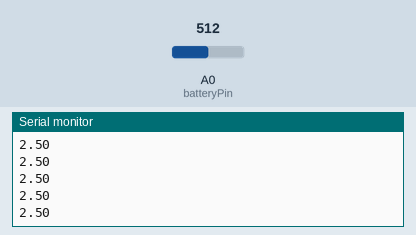
A sketch run on a simulated Arduino Uno, built with avr-gcc and run on an emulated ATmega328P. On the bench: the last lines printed to the serial monitor. The test bench sets the inputs (shaded band); at power-on: A0 (batteryPin) = 512.

Above: at 1.2 s.
1.3 s: A0 (batteryPin) set to 716
At 2.0 s:
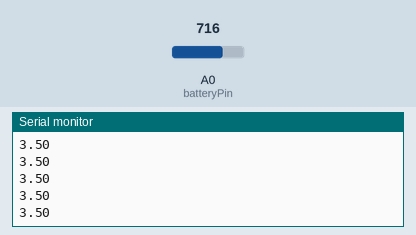
2.8 s: A0 (batteryPin) set to 900
At 3.9 s:
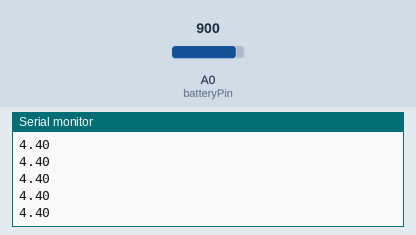
Timing chart, 0 to 5.8 s (numbered marks = the images above; inputs shaded):
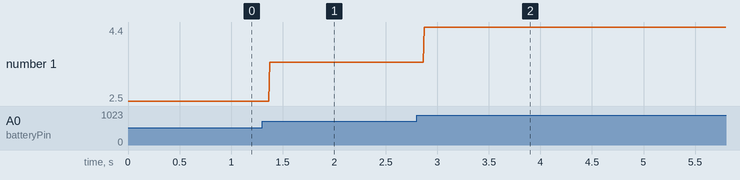

Measured:
- after the input at 1.3 s, the serial monitor: prints a new line after 0.07 s (image 1)
- after the input at 2.8 s, the serial monitor: prints a new line after 0.07 s (image 2)
- plotted number 1: 2.5 → 3.5 after the input at 1.3 s, 3.5 → 4.4 after the input at 2.8 s

The sketch:

Display_Voltages.ino
```cpp
/*
Display5vOrless sketch
 prints the voltage on analog pin to the serial port
 Warning - do not connect more than 5 volts directly to an Arduino pin.
 */
const int referenceVolts = 5;
const int batteryPin = 0;
// the default reference on a 5-volt board
// battery is connected to analog pin 0
void setup()
{
  Serial.begin(9600);
}
void loop()
{
  float val = analogRead(batteryPin); // read the value from the sensor
  float volts = (val / 1023) * referenceVolts; // calculate the ratio
  Serial.println(volts); // print the value in volts
}
```
